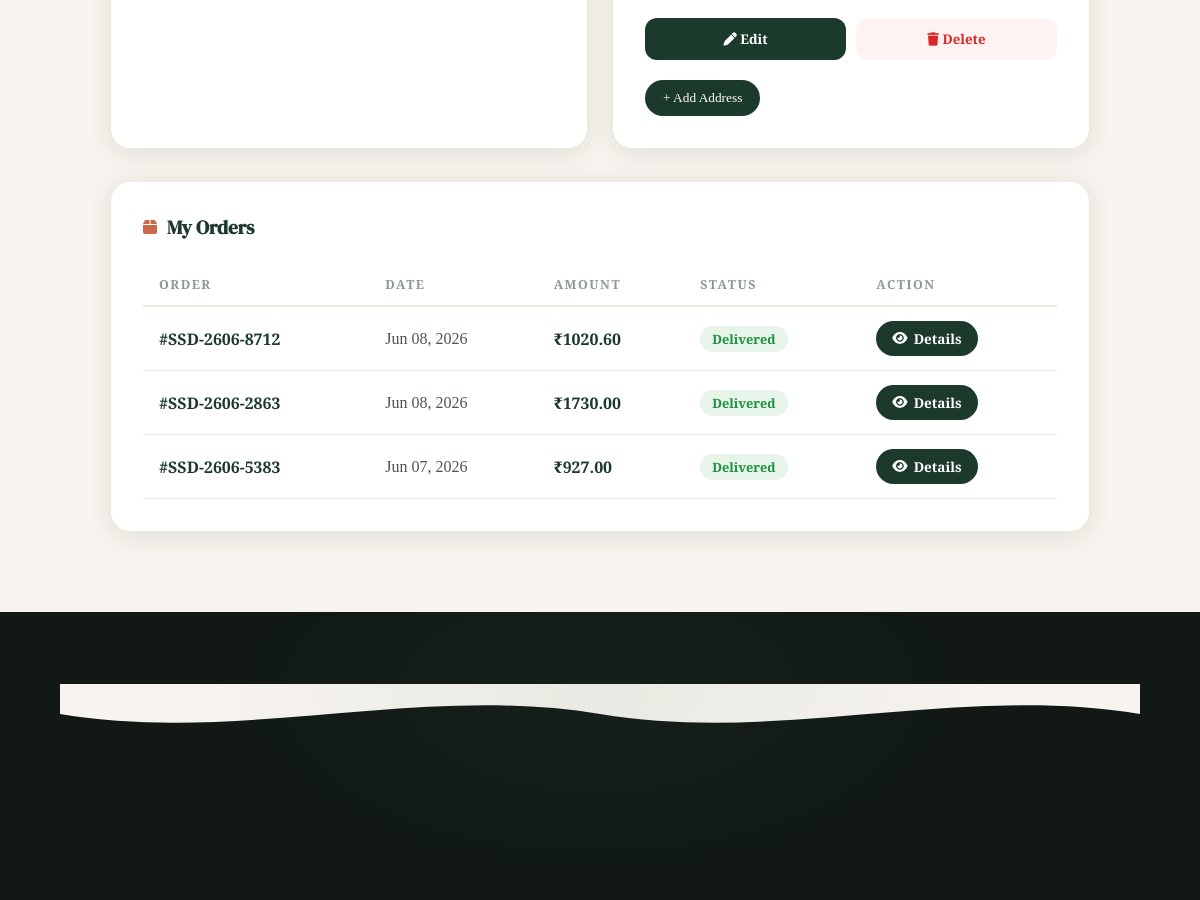
The page /profile/ (signed in, middle part) on the database as committed earlier.
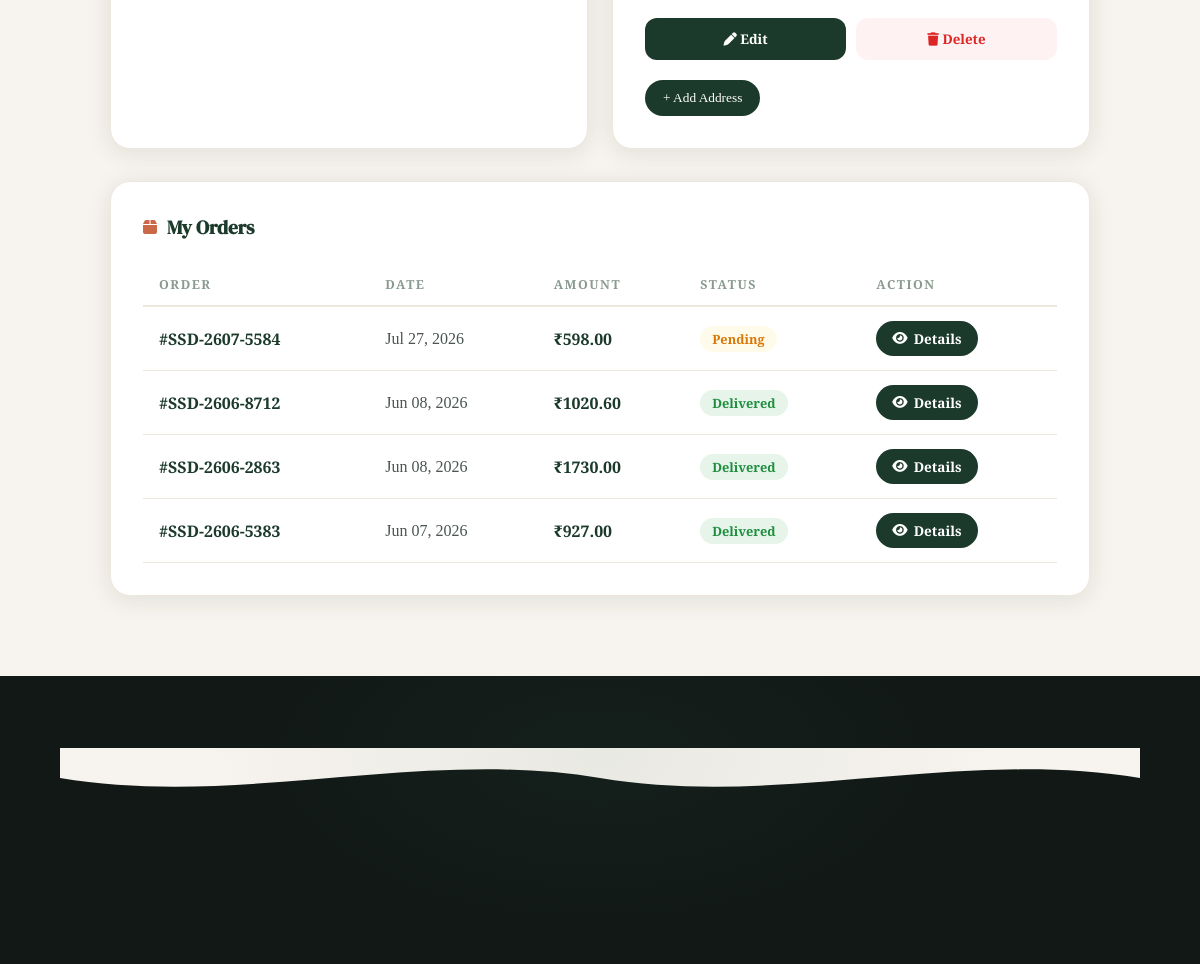
The same page on the database as committed later.
### web/models.py (models this page shows, shortened)
class UserAddress(models.Model):
    user = models.ForeignKey(
        User,
        on_delete=models.CASCADE,
        related_name="addresses"
    )
    full_name = models.CharField(max_length=150)
    phone = models.CharField(max_length=15)
    address = models.TextField()
    area = models.CharField(max_length=100)
    city = models.CharField(max_length=100)
    state = models.CharField(max_length=100)
    pincode = models.CharField(max_length=10)
    instructions = models.TextField(blank=True)
    is_default = models.BooleanField(default=False)
    created_at = models.DateTimeField(auto_now_add=True)

class Order(models.Model):
    STATUS_CHOICES = [
        ("Pending",   "Pending"),
        ("Confirmed", "Confirmed"),
        ("Packed",    "Packed"),
        ("Shipped",   "Shipped"),
        ("Delivered", "Delivered"),
        ("Returned", "Returned"),
        ("Cancelled", "Cancelled"),
    ]
    PAYMENT_CHOICES = [
        ("cod",       "Cash On Delivery"),
        ("razorpay",  "Razorpay"),
        ("online",    "Online Payment"),
    ]
    user              = models.ForeignKey(
        User, on_delete=models.CASCADE, related_name="orders"
    )
    order_number = models.CharField(
        max_length=20,
        unique=True,
        blank=True,
        null=True
    )
    total_amount      = models.DecimalField(max_digits=12, decimal_places=2, default=0)
    discount_amount   = models.DecimalField(max_digits=10, decimal_places=2, default=0)
    status            = models.CharField(
        max_length=20, choices=STATUS_CHOICES, default="Pending"
    )
    payment_method    = models.CharField(
        max_length=50, choices=PAYMENT_CHOICES, default="cod", blank=True
    )
    payment_id        = models.CharField(max_length=200, blank=True)
    razorpay_order_id = models.CharField(max_length=200, blank=True)
    address           = models.TextField(blank=True)
    coupon            = models.ForeignKey(
        Coupon, on_delete=models.SET_NULL, null=True, blank=True
    )
    notes             = models.TextField(blank=True)
    tracking_id       = models.CharField(max_length=100, blank=True)
    delivery_partner  = models.CharField(
        max_length=30, choices=DELIVERY_PARTNERS, blank=True, default=""
    )
    shipped_at        = models.DateTimeField(null=True, blank=True)
    delivered_at      = models.DateTimeField(null=True, blank=True)
    created_at        = models.DateTimeField(auto_now_add=True)
    updated_at        = models.DateTimeField(auto_now=True)
    class Meta:
        ordering = ["-created_at"]

### web/views.py (the view)
@login_required
def profile(request):
    user_profile, _ = UserProfile.objects.get_or_create(user=request.user)
    orders = (
        Order.objects.filter(user=request.user)
        .prefetch_related("items__product")
        .order_by("-id")[:10]
    )
    wishlist = (
        Wishlist.objects.filter(user=request.user)
        .select_related("product")
        .order_by("-added_at")[:6]
    )
    addresses = request.user.addresses.order_by(
        "-is_default",
        "-created_at"
    )
    return render(request, "web/profile.html", {
        "profile": user_profile,
        "orders": orders,
        "wishlist": wishlist,
        "addresses": addresses,
    })

### web/context_processors.py (called while the page is built)
def user_profile(request):
    notifications = Notification.objects.filter(is_active=True).order_by("-id")[:5]
    return {"notifications": notifications}

def cart_count(request):
    count = 0
    if request.user.is_authenticated:
        count = sum(
            i.quantity
            for i in CartItem.objects.filter(user=request.user)
        )
    return {
        "cart_count": count
    }

### web/templates/web/profile.html (shortened to what this page needs)
{% load static %}
<!DOCTYPE html>
<html lang="en">
<head>
    <link rel="stylesheet" href="https://cdnjs.cloudflare.com/ajax/libs/font-awesome/6.5.1/css/all.min.css">
    <link rel="stylesheet" href="{% static 'css/style.css' %}"><link rel="stylesheet" href="{% static 'css/cartsidebar.css' %}">
</head>
<body data-auth="{% if request.user.is_authenticated %}1{% else %}0{% endif %}">
    <div class="profile-page">
        <div class="profile-grid">
            <div class="profile-card">
            </div>
            <div class="profile-card">
    {% if addresses %}
        {% for addr in addresses %}
        <div class="saved-address"
             id="address-{{ addr.id }}"
             >
           <div class="saved-address-actions">
    <button
        type="button"
        class="edit-address-btn"
        data-id="{{ addr.id }}"
        data-name="{{ addr.full_name }}"
        data-phone="{{ addr.phone }}"
        data-address="{{ addr.address }}"
        data-area="{{ addr.area }}"
        data-city="{{ addr.city }}"
        data-state="{{ addr.state }}"
        data-pincode="{{ addr.pincode }}"
        data-instructions="{{ addr.instructions }}"
        data-default="{{ addr.is_default|yesno:'true,false' }}"
    >
        <i class="fas fa-pen"></i>
        Edit
    </button>
    <button
        type="button"
        class="delete-address-btn"
        data-id="{{ addr.id }}"
    >
        <i class="fas fa-trash"></i>
        Delete
    </button>
</div>
        </div>
        {% endfor %}
    {% else %}
        <p style="font-family:'Cormorant Garamond',serif;
                  color:var(--text-light);
                  padding:12px 0;">
            No addresses saved yet.
        </p>
    {% endif %}
    <button id="addAddressBtn"
            style="margin-top:20px;
                   padding:10px 18px;
                   border:none;
                   border-radius:25px;
                   background:var(--forest);
                   color:white;">
        + Add Address
    </button>
</div>
        </div>
        <div class="orders-table-wrap">
            <h3 style="font-family:'DM Serif Display',serif;font-size:1.2rem;color:var(--forest);margin-bottom:24px;display:flex;align-items:center;gap:10px;">
                <i class="fas fa-box" style="color:var(--terracotta);font-size:1rem;"></i> My Orders
            </h3>
            {% if orders %}
            <div style="overflow-x:auto;">
                <table style="width:100%;border-collapse:collapse;font-family:'Cormorant Garamond',serif;">
                    <thead>
                        <tr style="border-bottom:2px solid var(--ivory-dark);">
                            <th style="padding:12px 16px;text-align:left;font-size:0.78rem;font-weight:700;letter-spacing:1.5px;text-transform:uppercase;color:var(--text-light);">Order</th>
                            <th style="padding:12px 16px;text-align:left;font-size:0.78rem;font-weight:700;letter-spacing:1.5px;text-transform:uppercase;color:var(--text-light);">Date</th>
                            <th style="padding:12px 16px;text-align:left;font-size:0.78rem;font-weight:700;letter-spacing:1.5px;text-transform:uppercase;color:var(--text-light);">Amount</th>
                            <th style="padding:12px 16px;text-align:left;font-size:0.78rem;font-weight:700;letter-spacing:1.5px;text-transform:uppercase;color:var(--text-light);">Status</th>
                            <th style="padding:12px 16px;text-align:left;font-size:0.78rem;font-weight:700;letter-spacing:1.5px;text-transform:uppercase;color:var(--text-light);">Action</th>
                        </tr>
                    </thead>
                    <tbody>
                        {% for order in orders %}
                        <tr style="border-bottom:1px solid var(--ivory-dark);">
                            <td style="padding:14px 16px;font-weight:600;color:var(--forest);">#{{ order.order_number }}</td>
                            <td style="padding:14px 16px;color:var(--text-mid);">{{ order.created_at|date:"M d, Y" }}</td>
                            <td style="padding:14px 16px;font-weight:700;color:var(--forest);">₹{{ order.total_amount }}</td>
                            <td style="padding:14px 16px;">
                                {% if order.status == 'Delivered' %}
                                    <span style="background:#E6F4EA;color:#1E8E3E;padding:4px 12px;border-radius:20px;font-size:0.8rem;font-weight:700;">{{ order.status }}</span>
                                {% elif order.status == 'Cancelled' %}
                                    <span style="background:#FEF2F2;color:#DC2626;padding:4px 12px;border-radius:20px;font-size:0.8rem;font-weight:700;">{{ order.status }}</span>
                                {% elif order.status == 'Pending' %}
                                    <span style="background:#FFFBEB;color:#D97706;padding:4px 12px;border-radius:20px;font-size:0.8rem;font-weight:700;">{{ order.status }}</span>
                                {% else %}
                                    <span style="background:#EFF6FF;color:#3B82F6;padding:4px 12px;border-radius:20px;font-size:0.8rem;font-weight:700;">{{ order.status }}</span>
                                {% endif %}
                            </td>
                            <td style="padding:14px 16px;">
                                <a href="{% url 'order_details' order.id %}" style="background:var(--forest);color:white;padding:8px 16px;border-radius:20px;text-decoration:none;font-size:0.85rem;font-weight:600;display:inline-flex;align-items:center;gap:6px;transition:var(--transition);">
                                    <i class="fas fa-eye"></i> Details
                                </a>
                            </td>
                        </tr>
                        {% endfor %}
                    </tbody>
                </table>
            </div>
            {% endif %}
        </div>
    </div>
{% include "web/_footer.html" %}
</body>
</html>

### web/templates/web/_navbar.html (shortened to what this page needs)
{% load static %}

### web/templates/web/_footer.html (shortened to what this page needs)
{% load static %}
<link rel="stylesheet" href="{% static 'css/footer.css' %}">
<footer class="site-footer" id="site-footer">
  <div class="footer-wave" aria-hidden="true">
    <svg viewBox="0 0 1440 60" preserveAspectRatio="none" xmlns="http://www.w3.org/2000/svg">
      <path d="M0,30 C240,60 480,0 720,30 C960,60 1200,0 1440,30 L1440,0 L0,0 Z" fill="var(--ivory)"/>
    </svg>
  </div>
  <div class="footer-top">
  </div>
</footer>

### web/static/css/style.css (style rules this page uses)
:root { --forest: #1C3A2B; --forest-mid: #2A5240; --forest-light: #3D7358; --sage: #8BAF8C; --ivory: #F7F3EE; --ivory-dark: #EDE7DE; --terracotta: #C9694A; --terracotta-lt: #E08A6E; --gold: #C8A96E; --text-dark: #1A1F1C; --text-mid: #4A5550; --text-light: #8A9A90; --white: #FFFFFF; --radius-leaf: 48px 12px 48px 12px; --radius-leaf-r: 12px 48px 12px 48px; --radius-card: 20px; --shadow-soft: 0 8px 32px rgba(28, 58, 43, 0.08); --shadow-card: 0 4px 24px rgba(28, 58, 43, 0.10); --shadow-hover: 0 16px 48px rgba(28, 58, 43, 0.18); --transition: 0.35s cubic-bezier(0.4, 0, 0.2, 1); }
*, *::before, *::after { margin: 0; padding: 0; box-sizing: border-box; }
html { scroll-behavior: smooth; font-size: 16px; }
body { font-family: 'Cormorant Garamond', Georgia, serif; background-color: var(--ivory); color: var(--text-dark); overflow-x: hidden; width: 100%; }
h1, h2, h3, h4 { font-family: 'DM Serif Display', Georgia, serif; color: var(--forest); }
a { text-decoration: none; color: inherit; transition: var(--transition); }
button { cursor: pointer; font-family: inherit; }
.profile-page { padding: 120px 5% 80px; max-width: 1100px; margin: 0 auto; }
.profile-grid { display: grid; grid-template-columns: 1fr 1fr; gap: 24px; margin-bottom: 32px; }
.profile-card { background: white; border-radius: var(--radius-card); padding: 32px; box-shadow: var(--shadow-card); border: 1px solid var(--ivory-dark); }
.orders-table-wrap { background: white; border-radius: var(--radius-card); padding: 32px; box-shadow: var(--shadow-card); border: 1px solid var(--ivory-dark); }
@media (max-width: 1200px) { .footer-top { grid-template-columns: 1fr 1fr; gap: 36px; } }
.site-footer { background: var(--text-dark); color: rgba(255, 255, 255, 0.8); padding: 72px 5% 0; }
.footer-top { display: grid; grid-template-columns: 2fr 1fr 1fr 2fr; gap: 48px; padding-bottom: 56px; border-bottom: 1px solid rgba(255, 255, 255, 0.08); }

### web/static/css/footer.css (style rules this page uses)
:root { --footer-bg: #111816; --footer-bg-2: #181f1c; --footer-border: rgba(255,255,255,0.07); --footer-text: rgba(255,255,255,0.55); --footer-text-dim: rgba(255,255,255,0.28); --footer-white: rgba(255,255,255,0.92); --forest: #1C3A2B; --forest-mid: #2A5240; --forest-light: #3D7358; --sage: #8BAF8C; --terracotta: #C9694A; --terracotta-lt: #E08A6E; --gold: #C8A96E; --ivory: #F7F3EE; --transition: 0.32s cubic-bezier(0.4, 0, 0.2, 1); }
.site-footer { background: var(--footer-bg); color: var(--footer-text); font-family: 'Cormorant Garamond', Georgia, serif; position: relative; overflow: hidden; }
.site-footer::before { content: ''; position: absolute; top: -120px; left: 50%; transform: translateX(-50%); width: 800px; height: 400px; background: radial-gradient(ellipse, rgba(61,115,88,0.08) 0%, transparent 70%); pointer-events: none; z-index: 0; }
.footer-wave { line-height: 0; margin-bottom: -2px; }
.footer-wave svg { display: block; width: 100%; height: 60px; }
.footer-top { display: grid; grid-template-columns: 2fr 1fr 1fr 1.8fr; gap: 52px; padding: 60px 5% 52px; position: relative; z-index: 1; }
@media (max-width: 1200px) { .footer-top { grid-template-columns: 1fr 1fr; gap: 36px; padding: 52px 5% 44px; } }

### web/templates/web/profile.html (style rules this page uses)
.saved-address-actions { display:flex; gap:10px; margin-top:20px; }
.edit-address-btn, .delete-address-btn { flex:1; padding:12px; border:none; border-radius:12px; cursor:pointer; font-weight:600; transition:.3s; }
.edit-address-btn { background:var(--forest); color:white; }
.delete-address-btn { background:#FEF2F2; color:#DC2626; }

Rows that differ between the two databases and show on the page:
added Order: order_number "SSD-2607-5584", created_at "Jul 27, 2026", total_amount "598.00", status "Pending"
